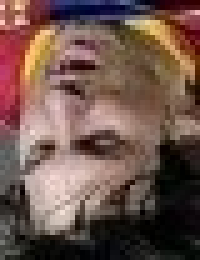
#> input picture Rotation/Template (2).jpg, 40 x 52 px, found by its file name (shown 5 times larger)
$ jupyter execute --allow-errors Rotation.ipynb   (Python 2 division)
#> lines starting #> are read from the running program, lines starting #| are printed output that depends on the picture; pictures that were not available may be replaced by others from this repository, and a replacement may not be noted
[cell 1]
import cv2
import numpy as np
def draw_rect_around_matches(image, key_points_image, good_matches):
    # Get coordinates of matched points in the image
    image_pts = np.float32([key_points_image[m.trainIdx].pt for m in good_matches]).reshape(-1, 1, 2)

    # Calculate the bounding rectangle around the matched points
    x, y, w, h = cv2.boundingRect(image_pts)

    # Draw the rectangle on the image
    cv2.rectangle(image, (x, y), (x + w, y + h), (0, 255, 0), 2)

    return image


def sift_matching(template_path, image_path):
    # Read images
#> called with template_path = '/content/drive/MyDrive/Template (2).jpg', image_path = '/content/drive/MyDrive/messi5.jpg'
    template = cv2.imread(template_path, cv2.IMREAD_GRAYSCALE)
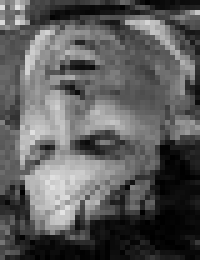
#> template: shape (52, 40) (shown 5 times larger); min 0, max 228, mean 91.2
    image = cv2.imread(image_path, cv2.IMREAD_GRAYSCALE)

    # Create SIFT object
    sift = cv2.SIFT_create()

    # Detect key points and compute descriptors
    key_points_template, descriptors_template = sift.detectAndCompute(template, None)
#> key_points_template = 27 keypoints; strongest (x, y, size): (12, 39, 8.7), (9, 29, 2.1), (17, 29, 3.2), (30, 5, 3.1)
    key_points_image, descriptors_image = sift.detectAndCompute(image, None)
#> key_points_image has the same summary as key_points_template

    # FLANN parameters for matching
    flann_index_params = dict(algorithm=0, trees=5)
    search_params = dict(checks=50)

    # FLANN matcher
    flann = cv2.FlannBasedMatcher(flann_index_params, search_params)

    # Match descriptors
    matches = flann.knnMatch(descriptors_template, descriptors_image, k=2)
#> matches = 27 matches
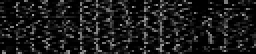
#> descriptors_template: shape (27, 128) float32 (shown 2 times larger); min 0, max 164, mean 26

    # Apply ratio test
    good_matches = []
    for m, n in matches:
        if m.distance < 0.75 * n.distance:
            good_matches.append(m)
#> this loop made 27 passes
#> after the loop, good_matches = 27 matches

    # Draw matches
    img_matches = cv2.drawMatches(template, key_points_template, image, key_points_image, good_matches, None)
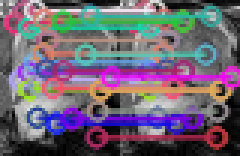
#> img_matches: shape (52, 80, 3) (shown 3 times larger); mean of channels 0, 1, 2 114.9, 98.8, 110.3; drawn as B, G, R

    # Draw rectangle around all the good matches
    image_with_rect = draw_rect_around_matches(image.copy(), key_points_image, good_matches)
#> in draw_rect_around_matches, `image_pts = np.float32([key_points_image[m.trainIdx].pt for m in good_..`: image_pts = 27 rows, first 8: [4.54, 7.19], [6.15, 26.09], [7.6, 3.47], [7.6, 3.47], [9.1, 23.58], [9.26, 8.63], [9.35, 29.3], [11.12, 2.93]
#> in draw_rect_around_matches, `x, y, w, h = cv2.boundingRect(image_pts)`: x = 4; y = 2; w = 33; h = 44
#> in draw_rect_around_matches, `cv2.rectangle(image, (x, y), (x + w, y + h), (0, 255, 0), 2)`:
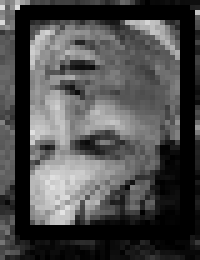
#> image: shape (52, 40) (shown 5 times larger); min 0, max 228, mean 76.2

    template_img = cv2.imread('/content/drive/MyDrive/Template (2).jpg', cv2.IMREAD_GRAYSCALE)
    main_img = cv2.imread('/content/drive/MyDrive/messi5.jpg', cv2.IMREAD_GRAYSCALE)
    print("Template: \n")
    cv2_imshow(template_img)
    print("\n")
    # Display the results using cv2_imshow
    cv2_imshow(img_matches)
    print("\n")
    cv2_imshow(image_with_rect)


#> (the rest of this cell did not finish here and is left out)
